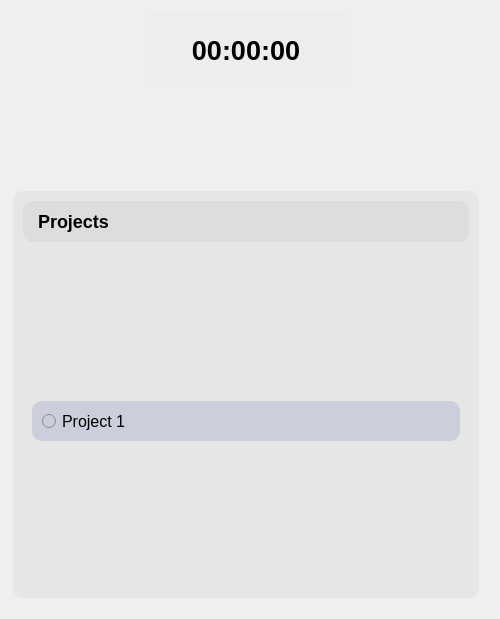
<?xml version="1.0" encoding="UTF-8"?>
<ui version="4.0">
 <class>MainWindow</class>
 <widget class="QMainWindow" name="MainWindow">
  <property name="geometry">
   <rect>
    <x>0</x>
    <y>0</y>
    <width>500</width>
    <height>619</height>
   </rect>
  </property>
  <property name="windowTitle">
   <string>MainWindow</string>
  </property>
  <property name="styleSheet">
   <string notr="true">background-color: rgb(255, 255, 255);

QRadioButton{
	padding: 10px;
	background-color: rgb(204, 206, 219);
	font-size: 16px;
	color: #000;
}
</string>
  </property>
  <widget class="QWidget" name="centralwidget">
   <property name="styleSheet">
    <string notr="true"/>
   </property>
   <layout class="QVBoxLayout" name="verticalLayout_4" stretch="0">
    <property name="spacing">
     <number>-1</number>
    </property>
    <property name="sizeConstraint">
     <enum>QLayout::SetDefaultConstraint</enum>
    </property>
    <property name="leftMargin">
     <number>12</number>
    </property>
    <property name="topMargin">
     <number>12</number>
    </property>
    <property name="rightMargin">
     <number>12</number>
    </property>
    <property name="bottomMargin">
     <number>12</number>
    </property>
    <item>
     <widget class="QFrame" name="main_frame">
      <layout class="QVBoxLayout" name="main_layout" stretch="0,0,1">
       <property name="spacing">
        <number>12</number>
       </property>
       <property name="leftMargin">
        <number>1</number>
       </property>
       <property name="topMargin">
        <number>1</number>
       </property>
       <item>
        <widget class="QFrame" name="timer_frame">
         <property name="styleSheet">
          <string notr="true">background-color: none;
border: none;</string>
         </property>
         <property name="frameShape">
          <enum>QFrame::StyledPanel</enum>
         </property>
         <property name="frameShadow">
          <enum>QFrame::Raised</enum>
         </property>
         <layout class="QGridLayout" name="gridLayout">
          <property name="leftMargin">
           <number>0</number>
          </property>
          <property name="topMargin">
           <number>0</number>
          </property>
          <property name="rightMargin">
           <number>0</number>
          </property>
          <property name="bottomMargin">
           <number>0</number>
          </property>
          <property name="spacing">
           <number>0</number>
          </property>
          <item row="0" column="0">
           <widget class="QLabel" name="timer_window">
            <property name="minimumSize">
             <size>
              <width>200</width>
              <height>74</height>
             </size>
            </property>
            <property name="maximumSize">
             <size>
              <width>200</width>
              <height>74</height>
             </size>
            </property>
            <property name="styleSheet">
             <string notr="true">background-color: rgb(237, 237, 237);
border: none;
border-radius: 5px;
color: rgb(0, 0, 0);
font-weight: bold;
font-size: 20pt;</string>
            </property>
            <property name="text">
             <string>00:00:00</string>
            </property>
            <property name="alignment">
             <set>Qt::AlignCenter</set>
            </property>
           </widget>
          </item>
         </layout>
        </widget>
       </item>
       <item>
        <widget class="QFrame" name="control_frame">
         <property name="styleSheet">
          <string notr="true">background-color: none;
border: none;</string>
         </property>
         <property name="frameShape">
          <enum>QFrame::StyledPanel</enum>
         </property>
         <property name="frameShadow">
          <enum>QFrame::Raised</enum>
         </property>
         <layout class="QGridLayout" name="gridLayout_2">
          <property name="leftMargin">
           <number>0</number>
          </property>
          <property name="topMargin">
           <number>0</number>
          </property>
          <property name="rightMargin">
           <number>0</number>
          </property>
          <property name="bottomMargin">
           <number>0</number>
          </property>
          <property name="spacing">
           <number>0</number>
          </property>
          <item row="0" column="0">
           <widget class="QPushButton" name="control_btn">
            <property name="minimumSize">
             <size>
              <width>80</width>
              <height>80</height>
             </size>
            </property>
            <property name="maximumSize">
             <size>
              <width>80</width>
              <height>80</height>
             </size>
            </property>
            <property name="cursor">
             <cursorShape>PointingHandCursor</cursorShape>
            </property>
            <property name="styleSheet">
             <string notr="true">QPushButton {
	border: none;
	background-color: none;
}</string>
            </property>
            <property name="text">
             <string/>
            </property>
            <property name="icon">
             <iconset resource="resources.qrc">
              <normaloff>:/resources/icons/play.svg</normaloff>:/resources/icons/play.svg</iconset>
            </property>
            <property name="iconSize">
             <size>
              <width>80</width>
              <height>80</height>
             </size>
            </property>
           </widget>
          </item>
         </layout>
        </widget>
       </item>
       <item>
        <widget class="QFrame" name="content">
         <property name="styleSheet">
          <string notr="true">background-color: rgba(0, 0, 0, 10);
border: none;
border-radius: 10px;</string>
         </property>
         <property name="frameShape">
          <enum>QFrame::StyledPanel</enum>
         </property>
         <property name="frameShadow">
          <enum>QFrame::Raised</enum>
         </property>
         <layout class="QVBoxLayout" name="verticalLayout">
          <property name="spacing">
           <number>12</number>
          </property>
          <property name="leftMargin">
           <number>10</number>
          </property>
          <property name="topMargin">
           <number>10</number>
          </property>
          <property name="rightMargin">
           <number>10</number>
          </property>
          <property name="bottomMargin">
           <number>10</number>
          </property>
          <item>
           <widget class="QLabel" name="projects_title">
            <property name="styleSheet">
             <string notr="true">padding: 10px;
font-size: 18px;
font-weight: bold;
color: #000;</string>
            </property>
            <property name="text">
             <string>Projects</string>
            </property>
           </widget>
          </item>
          <item>
           <widget class="QScrollArea" name="scrollArea">
            <property name="minimumSize">
             <size>
              <width>0</width>
              <height>300</height>
             </size>
            </property>
            <property name="styleSheet">
             <string notr="true">background: transparent;</string>
            </property>
            <property name="horizontalScrollBarPolicy">
             <enum>Qt::ScrollBarAsNeeded</enum>
            </property>
            <property name="widgetResizable">
             <bool>true</bool>
            </property>
            <property name="alignment">
             <set>Qt::AlignLeading|Qt::AlignLeft|Qt::AlignTop</set>
            </property>
            <widget class="QWidget" name="projects">
             <property name="geometry">
              <rect>
               <x>0</x>
               <y>0</y>
               <width>443</width>
               <height>330</height>
              </rect>
             </property>
             <layout class="QVBoxLayout" name="verticalLayout_2">
              <item>
               <widget class="QRadioButton" name="project">
                <property name="minimumSize">
                 <size>
                  <width>0</width>
                  <height>40</height>
                 </size>
                </property>
                <property name="maximumSize">
                 <size>
                  <width>16777215</width>
                  <height>40</height>
                 </size>
                </property>
                <property name="cursor">
                 <cursorShape>PointingHandCursor</cursorShape>
                </property>
                <property name="styleSheet">
                 <string notr="true">QRadioButton{
	padding: 10px;
	background-color: rgb(204, 206, 219);
	font-size: 16px;
	color: #000;
}
</string>
                </property>
                <property name="text">
                 <string>Project 1</string>
                </property>
               </widget>
              </item>
             </layout>
            </widget>
           </widget>
          </item>
         </layout>
        </widget>
       </item>
      </layout>
     </widget>
    </item>
   </layout>
  </widget>
 </widget>
 <resources>
  <include location="resources.qrc"/>
 </resources>
 <connections/>
</ui>
